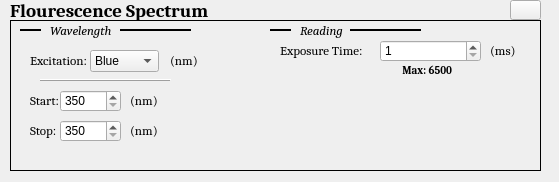
<?xml version="1.0" encoding="UTF-8"?>
<ui version="4.0">
 <class>Form</class>
 <widget class="QWidget" name="Form">
  <property name="geometry">
   <rect>
    <x>0</x>
    <y>0</y>
    <width>559</width>
    <height>182</height>
   </rect>
  </property>
  <property name="windowTitle">
   <string>Form</string>
  </property>
  <widget class="QLabel" name="label_8">
   <property name="geometry">
    <rect>
     <x>270</x>
     <y>20</y>
     <width>21</width>
     <height>21</height>
    </rect>
   </property>
   <property name="font">
    <font>
     <family>Cambria</family>
     <pointsize>10</pointsize>
     <weight>50</weight>
     <italic>true</italic>
     <bold>false</bold>
    </font>
   </property>
   <property name="frameShape">
    <enum>QFrame::HLine</enum>
   </property>
   <property name="frameShadow">
    <enum>QFrame::Plain</enum>
   </property>
   <property name="lineWidth">
    <number>2</number>
   </property>
   <property name="text">
    <string/>
   </property>
  </widget>
  <widget class="QLabel" name="label_17">
   <property name="geometry">
    <rect>
     <x>130</x>
     <y>120</y>
     <width>31</width>
     <height>21</height>
    </rect>
   </property>
   <property name="font">
    <font>
     <family>Cambria</family>
     <pointsize>10</pointsize>
    </font>
   </property>
   <property name="frameShape">
    <enum>QFrame::NoFrame</enum>
   </property>
   <property name="frameShadow">
    <enum>QFrame::Sunken</enum>
   </property>
   <property name="lineWidth">
    <number>1</number>
   </property>
   <property name="text">
    <string>(nm)</string>
   </property>
  </widget>
  <widget class="QLabel" name="label_2">
   <property name="geometry">
    <rect>
     <x>10</x>
     <y>0</y>
     <width>211</width>
     <height>21</height>
    </rect>
   </property>
   <property name="font">
    <font>
     <family>Cambria</family>
     <pointsize>14</pointsize>
     <weight>75</weight>
     <italic>false</italic>
     <bold>true</bold>
    </font>
   </property>
   <property name="frameShape">
    <enum>QFrame::NoFrame</enum>
   </property>
   <property name="frameShadow">
    <enum>QFrame::Sunken</enum>
   </property>
   <property name="lineWidth">
    <number>1</number>
   </property>
   <property name="text">
    <string>Flourescence Spectrum</string>
   </property>
  </widget>
  <widget class="QLabel" name="label_10">
   <property name="geometry">
    <rect>
     <x>300</x>
     <y>20</y>
     <width>71</width>
     <height>21</height>
    </rect>
   </property>
   <property name="font">
    <font>
     <family>Cambria</family>
     <pointsize>10</pointsize>
     <weight>50</weight>
     <italic>true</italic>
     <bold>false</bold>
    </font>
   </property>
   <property name="frameShape">
    <enum>QFrame::NoFrame</enum>
   </property>
   <property name="frameShadow">
    <enum>QFrame::Sunken</enum>
   </property>
   <property name="lineWidth">
    <number>1</number>
   </property>
   <property name="text">
    <string>Reading</string>
   </property>
  </widget>
  <widget class="QLabel" name="label_15">
   <property name="geometry">
    <rect>
     <x>400</x>
     <y>60</y>
     <width>61</width>
     <height>21</height>
    </rect>
   </property>
   <property name="font">
    <font>
     <family>Cambria</family>
     <pointsize>8</pointsize>
     <weight>75</weight>
     <bold>true</bold>
    </font>
   </property>
   <property name="frameShape">
    <enum>QFrame::NoFrame</enum>
   </property>
   <property name="frameShadow">
    <enum>QFrame::Sunken</enum>
   </property>
   <property name="lineWidth">
    <number>1</number>
   </property>
   <property name="text">
    <string> Max: 6500</string>
   </property>
  </widget>
  <widget class="QLabel" name="label_7">
   <property name="geometry">
    <rect>
     <x>20</x>
     <y>20</y>
     <width>21</width>
     <height>21</height>
    </rect>
   </property>
   <property name="font">
    <font>
     <family>Cambria</family>
     <pointsize>10</pointsize>
     <weight>50</weight>
     <italic>true</italic>
     <bold>false</bold>
    </font>
   </property>
   <property name="frameShape">
    <enum>QFrame::HLine</enum>
   </property>
   <property name="frameShadow">
    <enum>QFrame::Plain</enum>
   </property>
   <property name="lineWidth">
    <number>2</number>
   </property>
   <property name="text">
    <string/>
   </property>
  </widget>
  <widget class="QLabel" name="label_5">
   <property name="geometry">
    <rect>
     <x>120</x>
     <y>20</y>
     <width>71</width>
     <height>21</height>
    </rect>
   </property>
   <property name="font">
    <font>
     <family>Cambria</family>
     <pointsize>10</pointsize>
     <weight>50</weight>
     <italic>true</italic>
     <bold>false</bold>
    </font>
   </property>
   <property name="frameShape">
    <enum>QFrame::HLine</enum>
   </property>
   <property name="frameShadow">
    <enum>QFrame::Plain</enum>
   </property>
   <property name="lineWidth">
    <number>2</number>
   </property>
   <property name="text">
    <string/>
   </property>
  </widget>
  <widget class="QLabel" name="label_11">
   <property name="geometry">
    <rect>
     <x>30</x>
     <y>90</y>
     <width>31</width>
     <height>21</height>
    </rect>
   </property>
   <property name="font">
    <font>
     <family>Cambria</family>
     <pointsize>10</pointsize>
    </font>
   </property>
   <property name="frameShape">
    <enum>QFrame::NoFrame</enum>
   </property>
   <property name="frameShadow">
    <enum>QFrame::Sunken</enum>
   </property>
   <property name="lineWidth">
    <number>1</number>
   </property>
   <property name="text">
    <string>Start:</string>
   </property>
  </widget>
  <widget class="QSpinBox" name="spinBox_3">
   <property name="geometry">
    <rect>
     <x>60</x>
     <y>120</y>
     <width>61</width>
     <height>22</height>
    </rect>
   </property>
   <property name="minimum">
    <number>350</number>
   </property>
   <property name="maximum">
    <number>700</number>
   </property>
  </widget>
  <widget class="QLabel" name="label_9">
   <property name="geometry">
    <rect>
     <x>350</x>
     <y>20</y>
     <width>71</width>
     <height>21</height>
    </rect>
   </property>
   <property name="font">
    <font>
     <family>Cambria</family>
     <pointsize>10</pointsize>
     <weight>50</weight>
     <italic>true</italic>
     <bold>false</bold>
    </font>
   </property>
   <property name="frameShape">
    <enum>QFrame::HLine</enum>
   </property>
   <property name="frameShadow">
    <enum>QFrame::Plain</enum>
   </property>
   <property name="lineWidth">
    <number>2</number>
   </property>
   <property name="text">
    <string/>
   </property>
  </widget>
  <widget class="QLabel" name="label_12">
   <property name="geometry">
    <rect>
     <x>130</x>
     <y>90</y>
     <width>31</width>
     <height>21</height>
    </rect>
   </property>
   <property name="font">
    <font>
     <family>Cambria</family>
     <pointsize>10</pointsize>
    </font>
   </property>
   <property name="frameShape">
    <enum>QFrame::NoFrame</enum>
   </property>
   <property name="frameShadow">
    <enum>QFrame::Sunken</enum>
   </property>
   <property name="lineWidth">
    <number>1</number>
   </property>
   <property name="text">
    <string>(nm)</string>
   </property>
  </widget>
  <widget class="QLabel" name="label_4">
   <property name="geometry">
    <rect>
     <x>50</x>
     <y>20</y>
     <width>71</width>
     <height>21</height>
    </rect>
   </property>
   <property name="font">
    <font>
     <family>Cambria</family>
     <pointsize>10</pointsize>
     <weight>50</weight>
     <italic>true</italic>
     <bold>false</bold>
    </font>
   </property>
   <property name="frameShape">
    <enum>QFrame::NoFrame</enum>
   </property>
   <property name="frameShadow">
    <enum>QFrame::Sunken</enum>
   </property>
   <property name="lineWidth">
    <number>1</number>
   </property>
   <property name="text">
    <string>Wavelength</string>
   </property>
  </widget>
  <widget class="QSpinBox" name="spinBox">
   <property name="geometry">
    <rect>
     <x>60</x>
     <y>90</y>
     <width>61</width>
     <height>22</height>
    </rect>
   </property>
   <property name="minimum">
    <number>350</number>
   </property>
   <property name="maximum">
    <number>700</number>
   </property>
  </widget>
  <widget class="QLabel" name="label_13">
   <property name="geometry">
    <rect>
     <x>280</x>
     <y>40</y>
     <width>91</width>
     <height>21</height>
    </rect>
   </property>
   <property name="font">
    <font>
     <family>Cambria</family>
     <pointsize>10</pointsize>
    </font>
   </property>
   <property name="frameShape">
    <enum>QFrame::NoFrame</enum>
   </property>
   <property name="frameShadow">
    <enum>QFrame::Sunken</enum>
   </property>
   <property name="lineWidth">
    <number>1</number>
   </property>
   <property name="text">
    <string>Exposure Time:</string>
   </property>
  </widget>
  <widget class="QLabel" name="label_14">
   <property name="geometry">
    <rect>
     <x>490</x>
     <y>40</y>
     <width>31</width>
     <height>21</height>
    </rect>
   </property>
   <property name="font">
    <font>
     <family>Cambria</family>
     <pointsize>10</pointsize>
    </font>
   </property>
   <property name="frameShape">
    <enum>QFrame::NoFrame</enum>
   </property>
   <property name="frameShadow">
    <enum>QFrame::Sunken</enum>
   </property>
   <property name="lineWidth">
    <number>1</number>
   </property>
   <property name="text">
    <string>(ms)</string>
   </property>
  </widget>
  <widget class="QLabel" name="label_6">
   <property name="geometry">
    <rect>
     <x>10</x>
     <y>20</y>
     <width>531</width>
     <height>151</height>
    </rect>
   </property>
   <property name="font">
    <font>
     <family>Cambria</family>
    </font>
   </property>
   <property name="frameShape">
    <enum>QFrame::Panel</enum>
   </property>
   <property name="frameShadow">
    <enum>QFrame::Plain</enum>
   </property>
   <property name="lineWidth">
    <number>1</number>
   </property>
   <property name="text">
    <string/>
   </property>
  </widget>
  <widget class="QLabel" name="label_16">
   <property name="geometry">
    <rect>
     <x>30</x>
     <y>120</y>
     <width>31</width>
     <height>21</height>
    </rect>
   </property>
   <property name="font">
    <font>
     <family>Cambria</family>
     <pointsize>10</pointsize>
    </font>
   </property>
   <property name="frameShape">
    <enum>QFrame::NoFrame</enum>
   </property>
   <property name="frameShadow">
    <enum>QFrame::Sunken</enum>
   </property>
   <property name="lineWidth">
    <number>1</number>
   </property>
   <property name="text">
    <string>Stop:</string>
   </property>
  </widget>
  <widget class="QSpinBox" name="spinBox_2">
   <property name="geometry">
    <rect>
     <x>380</x>
     <y>40</y>
     <width>101</width>
     <height>22</height>
    </rect>
   </property>
   <property name="minimum">
    <number>1</number>
   </property>
   <property name="maximum">
    <number>6500</number>
   </property>
  </widget>
  <widget class="QLabel" name="label_18">
   <property name="geometry">
    <rect>
     <x>40</x>
     <y>70</y>
     <width>131</width>
     <height>21</height>
    </rect>
   </property>
   <property name="font">
    <font>
     <family>Cambria</family>
     <pointsize>10</pointsize>
     <weight>50</weight>
     <italic>true</italic>
     <bold>false</bold>
    </font>
   </property>
   <property name="frameShape">
    <enum>QFrame::HLine</enum>
   </property>
   <property name="frameShadow">
    <enum>QFrame::Raised</enum>
   </property>
   <property name="lineWidth">
    <number>1</number>
   </property>
   <property name="text">
    <string/>
   </property>
  </widget>
  <widget class="QLabel" name="label_19">
   <property name="geometry">
    <rect>
     <x>30</x>
     <y>50</y>
     <width>61</width>
     <height>21</height>
    </rect>
   </property>
   <property name="font">
    <font>
     <family>Cambria</family>
     <pointsize>10</pointsize>
    </font>
   </property>
   <property name="frameShape">
    <enum>QFrame::NoFrame</enum>
   </property>
   <property name="frameShadow">
    <enum>QFrame::Sunken</enum>
   </property>
   <property name="lineWidth">
    <number>1</number>
   </property>
   <property name="text">
    <string>Excitation:</string>
   </property>
  </widget>
  <widget class="QComboBox" name="comboBox">
   <property name="geometry">
    <rect>
     <x>90</x>
     <y>50</y>
     <width>69</width>
     <height>22</height>
    </rect>
   </property>
   <item>
    <property name="text">
     <string>Blue</string>
    </property>
   </item>
   <item>
    <property name="text">
     <string>Green</string>
    </property>
   </item>
   <item>
    <property name="text">
     <string>Orange</string>
    </property>
   </item>
  </widget>
  <widget class="QLabel" name="label_20">
   <property name="geometry">
    <rect>
     <x>170</x>
     <y>50</y>
     <width>31</width>
     <height>21</height>
    </rect>
   </property>
   <property name="font">
    <font>
     <family>Cambria</family>
     <pointsize>10</pointsize>
    </font>
   </property>
   <property name="frameShape">
    <enum>QFrame::NoFrame</enum>
   </property>
   <property name="frameShadow">
    <enum>QFrame::Sunken</enum>
   </property>
   <property name="lineWidth">
    <number>1</number>
   </property>
   <property name="text">
    <string>(nm)</string>
   </property>
  </widget>
  <widget class="QPushButton" name="pushButton">
   <property name="geometry">
    <rect>
     <x>510</x>
     <y>0</y>
     <width>31</width>
     <height>20</height>
    </rect>
   </property>
   <property name="text">
    <string/>
   </property>
   <property name="icon">
    <iconset>
     <normaloff>x-mark-4-512.png</normaloff>x-mark-4-512.png</iconset>
   </property>
  </widget>
  <zorder>label_6</zorder>
  <zorder>label_8</zorder>
  <zorder>label_17</zorder>
  <zorder>label_2</zorder>
  <zorder>label_10</zorder>
  <zorder>label_15</zorder>
  <zorder>label_7</zorder>
  <zorder>label_5</zorder>
  <zorder>label_11</zorder>
  <zorder>spinBox_3</zorder>
  <zorder>label_9</zorder>
  <zorder>label_12</zorder>
  <zorder>label_4</zorder>
  <zorder>spinBox</zorder>
  <zorder>label_13</zorder>
  <zorder>label_14</zorder>
  <zorder>label_16</zorder>
  <zorder>spinBox_2</zorder>
  <zorder>label_18</zorder>
  <zorder>label_19</zorder>
  <zorder>comboBox</zorder>
  <zorder>label_20</zorder>
  <zorder>pushButton</zorder>
 </widget>
 <resources/>
 <connections/>
</ui>
